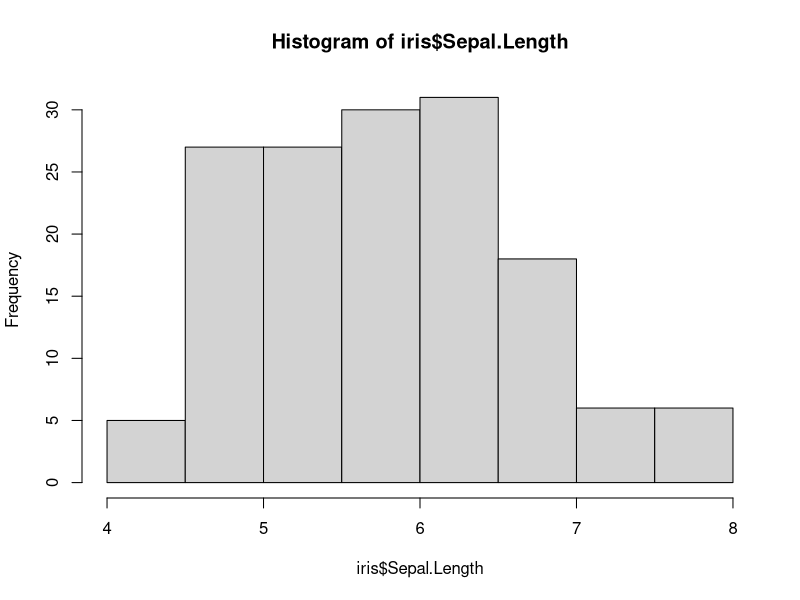
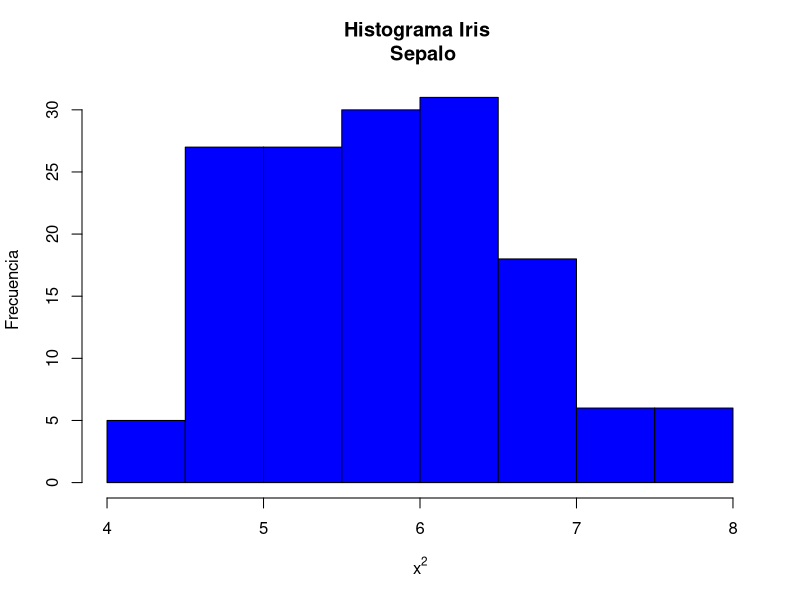
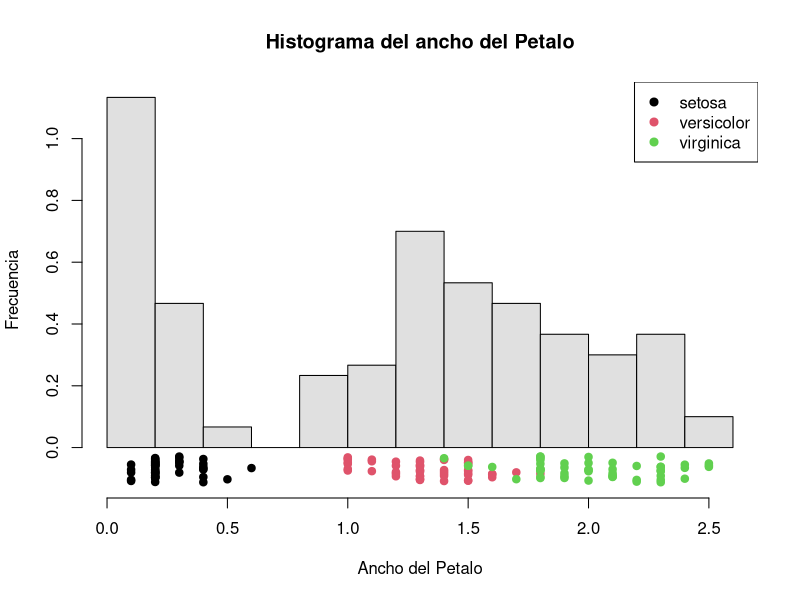
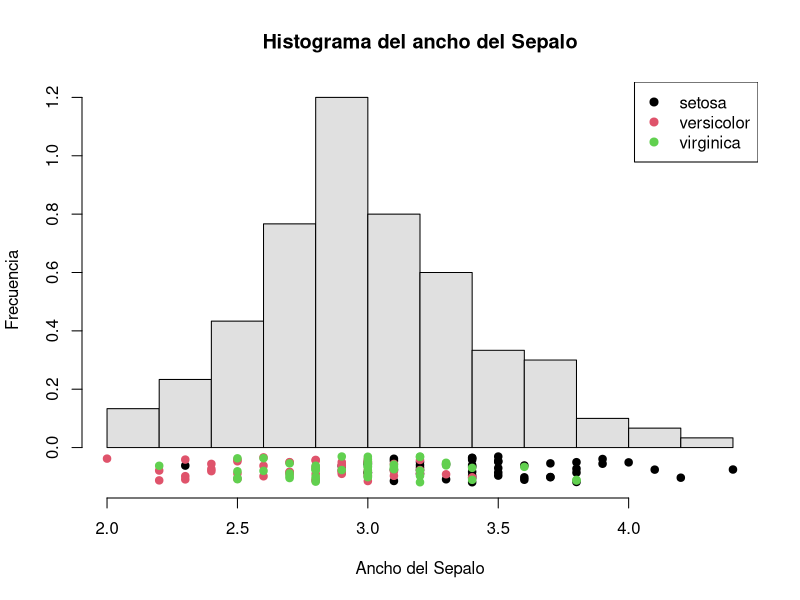
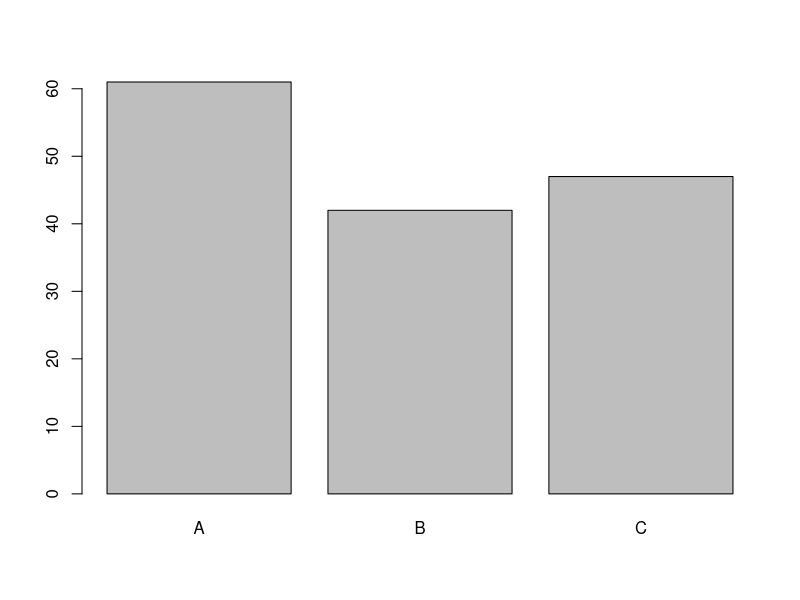
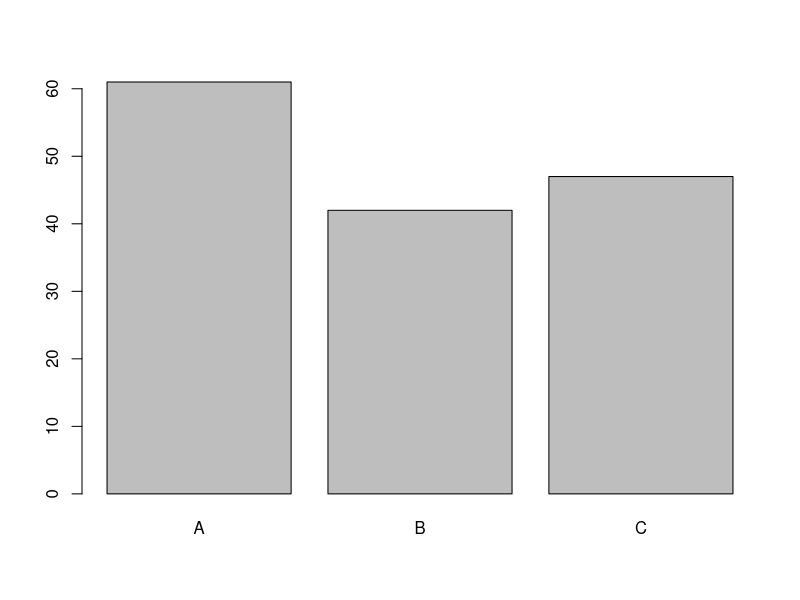
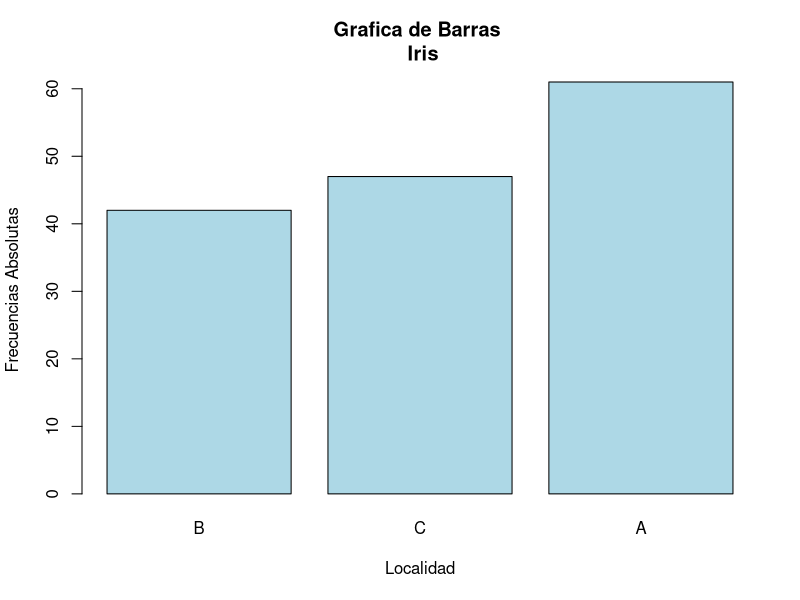
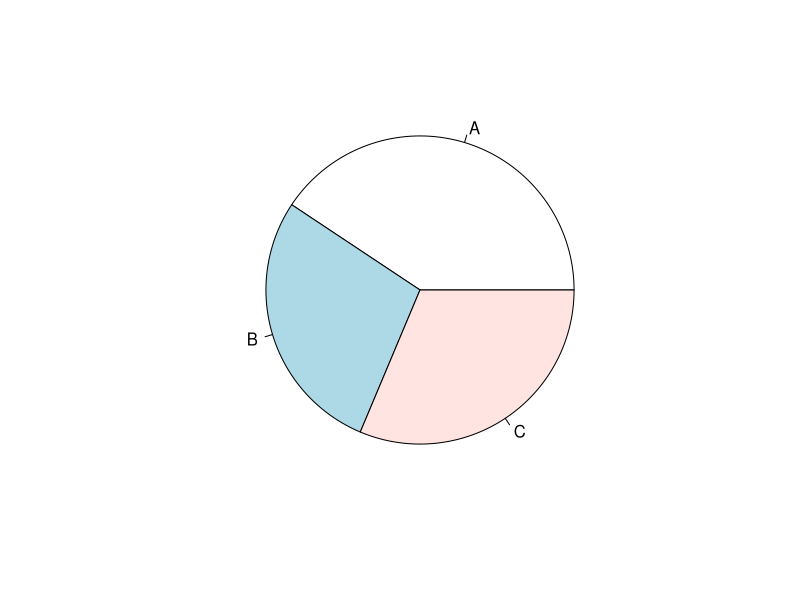

Write R code to recreate these figures, in order.
#######################################################################################
#Ambiente de Trabajo####
getwd()
setwd("~/Dropbox/Codigos en R/UAM/Curso_de_Lenguaje_R-XXVSMM")
getwd()
#######################################################################################
#1.-Importacion y creacion de bases de datos####

dat1 <- data.frame(N = c("Lucia", "Ernesto", "Sofia", "Eduardo")
                   , Edades = c(19, 23, 34, 43))

dat2 <- data.frame(Estatura = c(1.73, 1.50, 1.45, 1.80), 
                   Peso = c(73, 80, 56, 84))

dat3 <- data.frame(dat1, dat2)

dat1; dat2

dat3

dat3[2, 4]

dat3[2, 4] <- 81.3

dat3$Estatura

#######################################################################################
#2.-Operaciones y funciones basicas de R####

sum(dat3$Estatura)

prod(dat3$Edades)

mean(dat3$Peso)

var(dat3$Estatura)

sd(dat3$Estatura)

median(dat3$Peso)

sort(dat3$Peso)

max(dat3$Edades)

min(dat3$Edades)

range(dat3$Edades)

summary(dat3)


data("iris")
head(iris)

iris$Sepal.Length

attach(iris)
Sepal.Length
detach(iris)

class(iris)
class(iris$Sepal.Length)
class(iris$Species)

#Variable Continua



summary(iris)

hist(iris$Sepal.Length)

hist(iris$Sepal.Length, main = "Histograma Iris \n Sepalo", xlab = expression(x^2), ylab = "Frecuencia", col = "blue")

if(1){
  Spe <- iris$Petal.Width ; dhSpe <- hist(Spe, plot = FALSE)$density
  hist(Spe, freq = FALSE, ylim = c(-max(dhSpe)/10, max(dhSpe)), col = "gray88", main = "", xlab = "", ylab = "")
  set.seed(1)
  points(Spe, runif(length(Spe), -max(dhSpe)/10, -max(dhSpe)/40), col = iris$Species,  cex = 1.5, pch = 20)
  title(main = "Histograma del ancho del Petalo", xlab = "Ancho del Petalo", ylab = "Frecuencia")
  legend("topright", levels(iris$Species), lty = c(-1, -1, -1), pch = c(20, 20, 20), lwd = c(1.5, 1.5, 1.5), merge = TRUE, col = c(1:3), cex = 1, pt.cex = 1.5, x.intersp = .7, y.intersp = 1)
}

if(1){
  Spe <- iris$Sepal.Width ; dhSpe <- hist(Spe, plot = FALSE)$density
  hist(Spe, freq = FALSE, ylim = c(-max(dhSpe)/10, max(dhSpe)), col = "gray88", main = "", xlab = "", ylab = "")
  set.seed(1)
  points(Spe, runif(length(Spe), -max(dhSpe)/10, -max(dhSpe)/40), col = iris$Species,  cex = 1.5, pch = 20)
  title(main = "Histograma del ancho del Sepalo", xlab = "Ancho del Sepalo", ylab = "Frecuencia")
  legend("topright", levels(iris$Species), lty = c(-1, -1, -1), pch = c(20, 20, 20), lwd = c(1.5, 1.5, 1.5), merge = TRUE, col = c(1:3), cex = 1, pt.cex = 1.5, x.intersp = .7, y.intersp = 1)
}

#Variable Categorica

table(iris$Species)

(lev <- levels(iris$Species))
levels(iris$Species) <- c("Tipo1", "Tipo2", "Tipo3")
levels(iris$Species) <- lev

Localidad <- gl(n = 3, k = 8, length = 150, labels = c("A", "B", "C"))
Localidad[3]

sample(1:150, 150, replace = TRUE)

Localidad <- Localidad[sample(1:150, 150, replace = TRUE)]

iris$Localidad <- Localidad

#Tabla de Frecuencias
(tabla <- as.data.frame(table(Localidad = iris$Localidad)))
options(digits = 2)
(tabla <- transform(tabla, Freq.Acum = cumsum(Freq), Freq.Rel = prop.table(Freq)))
(tabla <- transform(tabla, Freq.Rel.Acum = cumsum(Freq.Rel)))
(tabla <- transform(tabla, Freq.Porc = 100*Freq.Rel, Freq.Porc.Acum = 100*Freq.Rel.Acum))

#Tabla de Contingencia
table(Species = iris$Species, Localidad = iris$Localidad)

#Grafico de Barras
barplot(table(iris$Localidad))

barplot(table(iris$Localidad))
barplot(sort(table(iris$Localidad)), col = "Lightblue", main = "Grafica de Barras \n Iris", xlab = "Localidad", ylab = "Frecuencias Absolutas")

#Grafico de Pastel
pie(table(iris$Localidad))
pie(tabla$Freq.Porc, main=c("Grafico de Pastel"), labels = paste(tabla$Localidad,paste(round(tabla$Freq.Porc, digits = 2), "%", sep = "")))
#######################################################################################
#3.-Distribuciones probabilisticas####

#######################################################################################
#4.-Programacion con R####

#######################################################################################